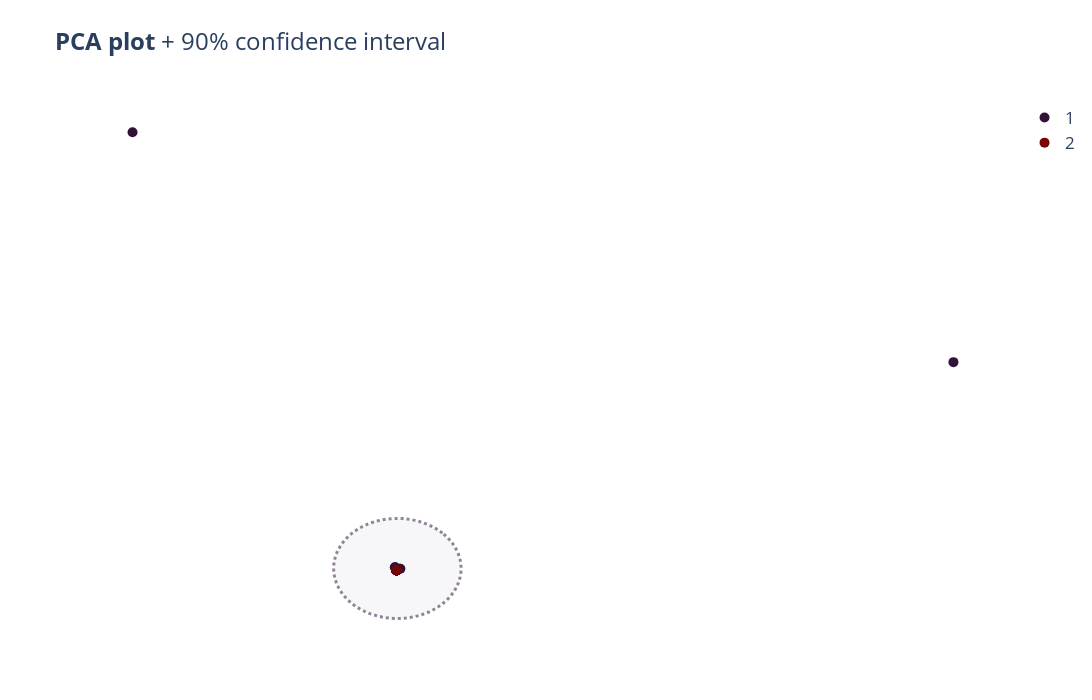

The notebook cell this image was saved under:
### Code cell
labels = ["Group", "Recording", "Window"]

df_pca, pca_embedding = get_pca_df(
    df=df,
    labels=labels,
)

plot_dim_reduction(
    df=df_pca,
    labels=labels,
    hue_col="Group",
    title="PCA plot",
)
